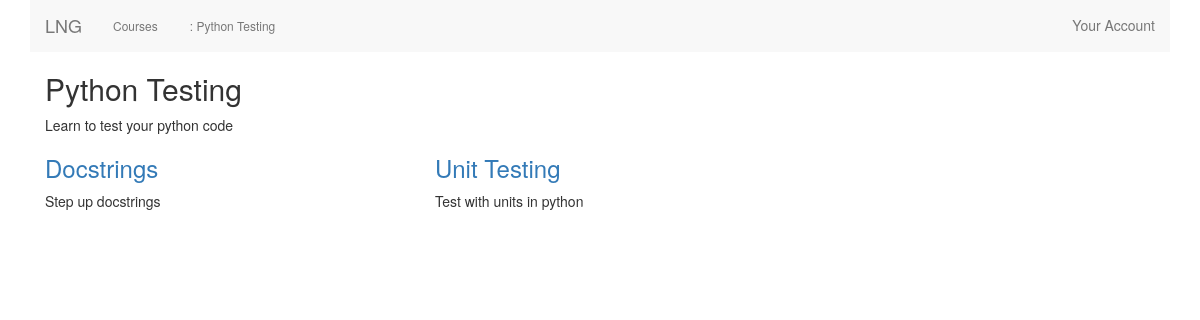
The app's page /courses/4/ with its own data.
### courses/models.py (models this page shows, shortened)
class Course(models.Model):
    created_at = models.DateTimeField(auto_now_add=True)
    title = models.CharField(max_length=255)
    description = models.TextField()

class Step(models.Model):
    title = models.CharField(max_length=255)
    description = models.TextField()
    order = models.IntegerField(default=0)
    course = models.ForeignKey(Course)
    content = models.TextField(blank=True, default='')
    class Meta:
        ordering = ['order',]

### courses/views.py (the view)
# urls.py: url(r'(?P<pk>\d+)/$', views.course_detail, name='course'),
def course_detail(request, pk):
    course = get_object_or_404(Course, pk=pk)
    return render(request, 'courses/course_detail.html', {'course': course})

### courses/templates/courses/course_detail.html (shortened to what this page needs)
 {% extends "layout.html" %}
 {% block content %}
 <div class="container">
     <h2>{{ course.title }}</h2>
     {{ course.description }}
     <div class="row">
         {% for step in course.step_set.all %}
         <div class="col-sm-4">
             <a href="{% url 'courses:step' course.id step.pk %}"><h3>{{ step.title }}</h3></a>
             {{ step.description }}
         </div>
         {% endfor %}
     </div>
 </div>
 {% endblock %}

### templates/layout.html (shortened to what this page needs)
{% load static from staticfiles %}
{% load socialaccount %}
<!doctype html>
<html lang="en">
    <head>
        {% load bootstrap3 %}
        {% bootstrap_css %}
    </head>
    <body>
        {% block bootstrap3_content %}
        <div class="container">
        <nav class="nav navbar-default">
            <div class="navbar-header">
                 <a class="navbar-brand" href="{% url 'home' %}">LNG</a>
            </div>
            <div id="navbar" class="navbar-collapse">
            <ul class="nav navbar-nav">
                <li><a class="btn btn-link btn-xs" href="{% url 'courses:courses_list' %}">Courses</a></li>
                {% if course.title %}
                <li><a class="btn btn-link btn-xs" href="">: {{ course.title }}</a></li>
                {% elif step.course.title %}
                <li><a class="btn btn-link btn-xs" href="{% url 'courses:course' step.course.pk %}">: {{ step.course.title }}</a></li>
                <li><a class="btn btn-link btn-xs" href="">: {{ step.title }}</a></li>
                {% endif %}
            </ul>
                <ul class="nav navbar-nav navbar-right">
                    <li><a href="">Your Account</a></li>
                </ul>
            </div>
        </nav>
            {% block content %} {% endblock content %}
        </div>
    </body>
        {% endblock %}
</html>

### records on screen
Course: title "Python Testing", description "Learn to test your python code"
Step: title "Docstrings", description "Step up docstrings"
Step: title "Unit Testing", description "Test with units in python"
